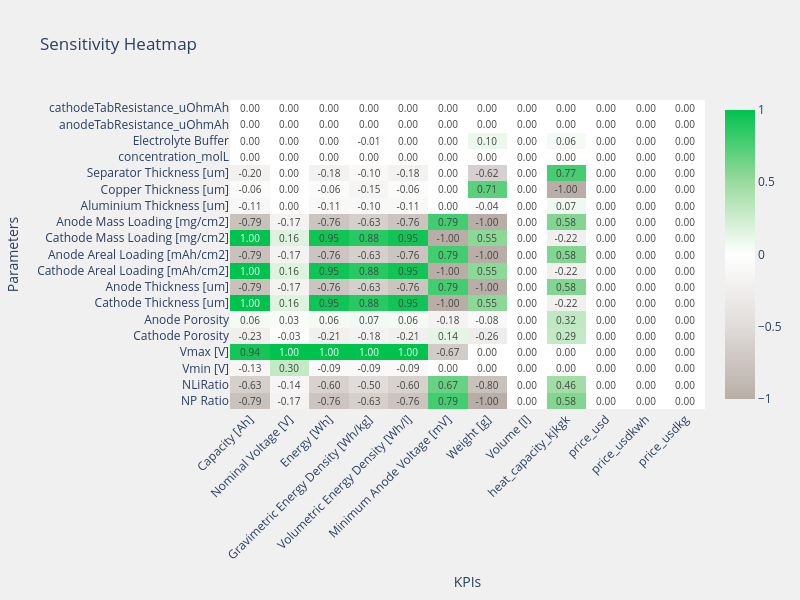

Write notebook code for a chart like this one.
### Markdown cell above
`plot_sensitivities` plots the sensitivities of each KPI to variation in each design parameter

### Code cell
eqm_results.plot_sensitivities()

### Figure 1 — Plotly figure (JSON) as saved in the notebook; plotly's stock layout.template omitted (floating-point values rounded to 4 significant figures; data arrays with more than 128 entries replaced by an {"elided": "..."} marker saying what was removed)
{"data": [{"colorscale": [[0, "#00c34e"], [0.25, "#9bda9e"], [0.5, "#ffffff"], [0.75, "#e0dcda"], [1, "#b8aea7"]], "reversescale": true, "text": {"elided": "19x12 str values"}, "textfont": {"size": 10}, "texttemplate": "%{text}", "type": "heatmap", "x": ["Capacity [Ah]", "Nominal Voltage [V]", "Energy [Wh]", "Gravimetric Energy Density [Wh/kg]", "Volumetric Energy Density [Wh/l]", "Minimum Anode Voltage [mV]", "Weight [g]", "Volume [l]", "heat_capacity_kjkgk", "price_usd", "price_usdkwh", "price_usdkg"], "y": ["NP Ratio", "NLiRatio", "Vmin [V]", "Vmax [V]", "Cathode Porosity", "Anode Porosity", "Cathode Thickness [um]", "Anode Thickness [um]", "Cathode Areal Loading [mAh/cm2]", "Anode Areal Loading [mAh/cm2]", "Cathode Mass Loading [mg/cm2]", "Anode Mass Loading [mg/cm2]", "Aluminium Thickness [um]", "Copper Thickness [um]", "Separator Thickness [um]", "concentration_molL", "Electrolyte Buffer", "anodeTabResistance_uOhmAh", "cathodeTabResistance_uOhmAh"], "z": {"elided": "19x12 float values"}}], "layout": {"height": 600, "paper_bgcolor": "rgba(240, 240, 240, 1)", "plot_bgcolor": "rgba(240, 240, 240, 1)", "title": {"text": "Sensitivity Heatmap"}, "width": 800, "xaxis": {"tickangle": -45, "title": {"text": "KPIs"}}, "yaxis": {"title": {"text": "Parameters"}}}}
